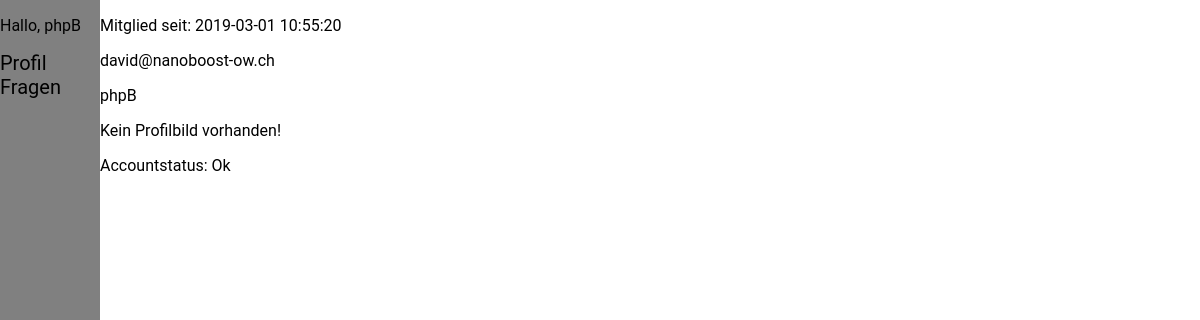
Page /user/account_details.php (signed in) on the committed database.
### tables this page shows
CREATE TABLE `menu` (
  `menu_id` int(11) NOT NULL,
  `menu_title` varchar(30) DEFAULT NULL
);

CREATE TABLE `forum_user` (
  `user_id` int(11) NOT NULL,
  `email` varchar(100) NOT NULL,
  `username` varchar(30) NOT NULL,
  `user_password` varchar(255) NOT NULL,
  `created_at` datetime DEFAULT CURRENT_TIMESTAMP,
  `updated_at` datetime DEFAULT CURRENT_TIMESTAMP,
  `profile_pic` varchar(50) NOT NULL,
  `fk_account_status_id` int(11) DEFAULT NULL
);

CREATE TABLE `account_status` (
  `status_id` int(11) NOT NULL,
  `description` varchar(30) NOT NULL
);

### includes/DB.php (called while the page is built)
<?php
class DB
{
    public function openConnection($dsn, $db_user, $db_pass) {
        try {
            $pdo = new PDO($dsn, $db_user, $db_pass);
        } catch(PDOException $e) {
            die("Something in Databaseconnection is wrong: " . $e->getMessage());
        }
        return $pdo;
    }
}

### includes/classes/UserDashboard.php (called while the page is built, shortened)
<?php
class UserDashboard
{
    private $con;
    public function __construct() {
        $pdo = new DB();
        $this->con = $pdo->openConnection(DSN, DB_USER, DB_PASS);
    }
    public function getUserDataByCurrentSession($session) {
        $stmt = $this->con->prepare("SELECT * FROM forum_user WHERE username = :current_session");
        $stmt->bindParam(":current_session", $session);
        $stmt->execute();
        return $stmt->fetchAll();
    }
    public function getAccountStatusByStatusId($id) {
        $stmt = $this->con->prepare("SELECT * FROM account_status WHERE status_id = :fk_id");
        $stmt->bindParam(":fk_id", $id);
        $stmt->execute();
        return $stmt->fetchAll();
    }
    public function getMenu() {
        $st = $this->con->prepare("SELECT * FROM menu");
        $st->execute();
        return $st->fetchAll();
    }
}

### user/account_details.php (the view, shortened to what this page needs)
<?php
require '../includes/DB.php';
require '../includes/classes/UserDashboard.php';
$logoutAfterInactivity =
$dashboardObj = new UserDashboard();
$infos = $dashboardObj->getUserDataByCurrentSession($_SESSION['forum_user']);
?>
<!doctype html>
<html lang="en">
<head>
    <link rel="stylesheet" href="styles/style.css">
</head>
<body>
<div class="wrapper">
    <?php require 'includes/sidebar.php'; ?>
    <?php if (isset($_SESSION['forum_user'])): ?>
        <?php foreach ($infos as $info): ?>
        <div class="container">
            <p>Mitglied seit: <?php echo $info['created_at']; ?></p>
            <p><?php echo $info['email']; ?></p>
            <p><?php echo $info['username']; ?></p>
            <?php if ($info['profile_pic'] == ""): ?>
                <p>Kein Profilbild vorhanden!</p>
            <?php else: ?>
                <img src="../images/profile_pic/<?php echo $info['profile_pic']; ?>" alt="">
            <?php endif; ?>
            <?php $getStatus = $dashboardObj->getAccountStatusByStatusId($info['fk_account_status_id']); ?>
            <?php foreach ($getStatus as $status): ?>
                <p>Accountstatus: <?php echo $status['description']; ?></p>
            <?php endforeach; ?>
        </div>
        <?php endforeach; ?>
<?php else: ?>
    <?php header("Location: login.php"); ?>
<?php endif; ?>
</div>
</body>
</html>

### user/includes/sidebar.php (shortened to what this page needs)
<?php
$menuObj = new UserDashboard();
$links = $menuObj->getMenu();
?>
<aside class="sidebar-dashboard">
    <p>Hallo, <?php echo $_SESSION['forum_user']; ?></p>
    <div class="sidebar-dashboard">
        <?php foreach($links as $menu): ?>
        <div class="btn-dropdown"><?php echo $menu['menu_title']; ?></div>
        <?php endforeach; ?>
</aside>

### user/styles/style.css (style rules this page uses)
body { font-family: 'Roboto', sans-serif; margin: 0; padding: 0; }
.wrapper { display: grid; grid-template-columns: repeat(12, 1fr); }
.container { grid-column: 2 / 13; }
.sidebar-dashboard { grid-column: 1 / 2; height: 100vh; background: grey; }
.btn-dropdown { text-decoration: none; font-size: 20px; display: flex; background: none; width:100%; text-align: left; cursor: pointer; outline: none; }

### rows in the picture
menu: menu_title "Profil"
menu: menu_title "Fragen"
forum_user: created_at "2019-03-01 10:55:20", email "david@nanoboost-ow.ch", username "phpB", profile_pic "Kein Profilbild vorhanden!"
account_status: description "Ok"

### other values in the picture
$_SESSION['forum_user'] "phpB"
